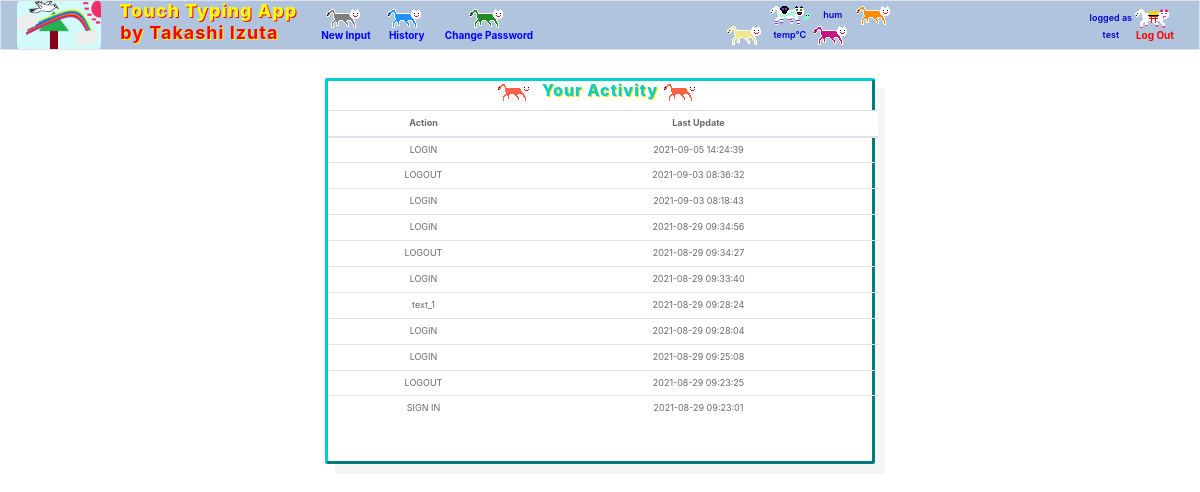
The app's page /history (signed in) with its own data.
### tables this page shows
CREATE TABLE history (id INTEGER PRIMARY KEY, user_id INTEGER NOT NULL, activity TEXT NOT NULL, last_update DEFAULT CURRENT_TIMESTAMP NOT NULL);

### application.py (the view)
@app.route("/history")
@login_required
def history():
    """履歴の表示"""
    conn = sqlite3.connect('touch_typing.db')
    db = conn.cursor()
    user_info = []
    db.execute("SELECT * FROM history WHERE user_id = :user ORDER BY last_update DESC",
                {"user":session["user_id"]})
    user_db = db.fetchall()
    for row in user_db:
        user_info.append(list((row[2], row[3])))
    conn.commit()
    conn.close()
    return render_template("history.html", user_info=user_info, current_user = session["user_id"])

### application.py (called while the page is built)
@app.after_request
def after_request(response):
    response.headers["Cache-Control"] = "no-cache, no-store, must-revalidate"
    response.headers["Expires"] = 0
    response.headers["Pragma"] = "no-cache"
    return response

### helpers.py (called while the page is built)
def login_required(f):
    @wraps(f)
    def decorated_function(*args, **kwargs):
        if session.get("user_id") is None:
            return redirect("/login")
        return f(*args, **kwargs)
    return decorated_function

### templates/history.html (shortened to what this page needs)
{% extends "layout.html" %}
{% block main %}
	<link href="/static/history.css" rel="stylesheet">
  <div id="history_wrapper">
	  <h6 class="h_6_1"> <img src="/static/cat11.png" class="cat_img"> Your Activity <img src="/static/cat11.png" class="cat_img"> </h6>
    <table class="table display_table">
      <thead id="table_thead">
        <tr class="table_row">
          <th scope="col">Action </th>
          <th scope="col">Last Update</th>
        </tr>
      </thead>
      <tbody>
    {% for user in user_info %}
      <tr>
        <td scope="row">{{ user[0] }}</td>
        <td>{{ user[1] }}</td>
      </tr>
    {% endfor %}
      </tbody>
    </table>
    <br>
  </div>
  	<br>
{% endblock %}

### static/styles.css (style rules this page uses)
main img { max-width: 100%; }
.cat_img { height:20px; object-fit:contain; }

### static/history.css (style rules this page uses)
#history_wrapper { border-radius:3px; border-style: outset; border-color: #00ced1; margin-right:auto; margin-left:auto; width:550px; box-shadow: 10px 10px #f5f5f5; }
.h_6_1 { color: #00ced1; font-weight:800; text-shadow: 1px 1px #ffd700; white-space: nowrap; overflow: hidden; text-overflow: ellipsis; letter-spacing:1px; }
.display_table { margin-left:auto; margin-right:auto; width:550px; color:#696969; font-size:xx-small; line-height:0.1; }
#table_thead { background-color:white; }
.table_row { background-color:white; }

### records on screen
history: activity "LOGIN", last_update "2021-09-05 14:24:39"
history: activity "LOGOUT", last_update "2021-09-03 08:36:32"
history: activity "LOGIN", last_update "2021-09-03 08:18:43"
history: activity "LOGIN", last_update "2021-08-29 09:34:56"
history: activity "LOGOUT", last_update "2021-08-29 09:34:27"
history: activity "LOGIN", last_update "2021-08-29 09:33:40"
history: activity "text_1", last_update "2021-08-29 09:28:24"
history: activity "LOGIN", last_update "2021-08-29 09:28:04"
history: activity "LOGIN", last_update "2021-08-29 09:25:08"
history: activity "LOGOUT", last_update "2021-08-29 09:23:25"
history: activity "SIGN IN", last_update "2021-08-29 09:23:01"

### other values on screen
{{ session.humidity }} "hum"
{{ session.temperature }} "temp"
{{ session.user_name }} "test"
